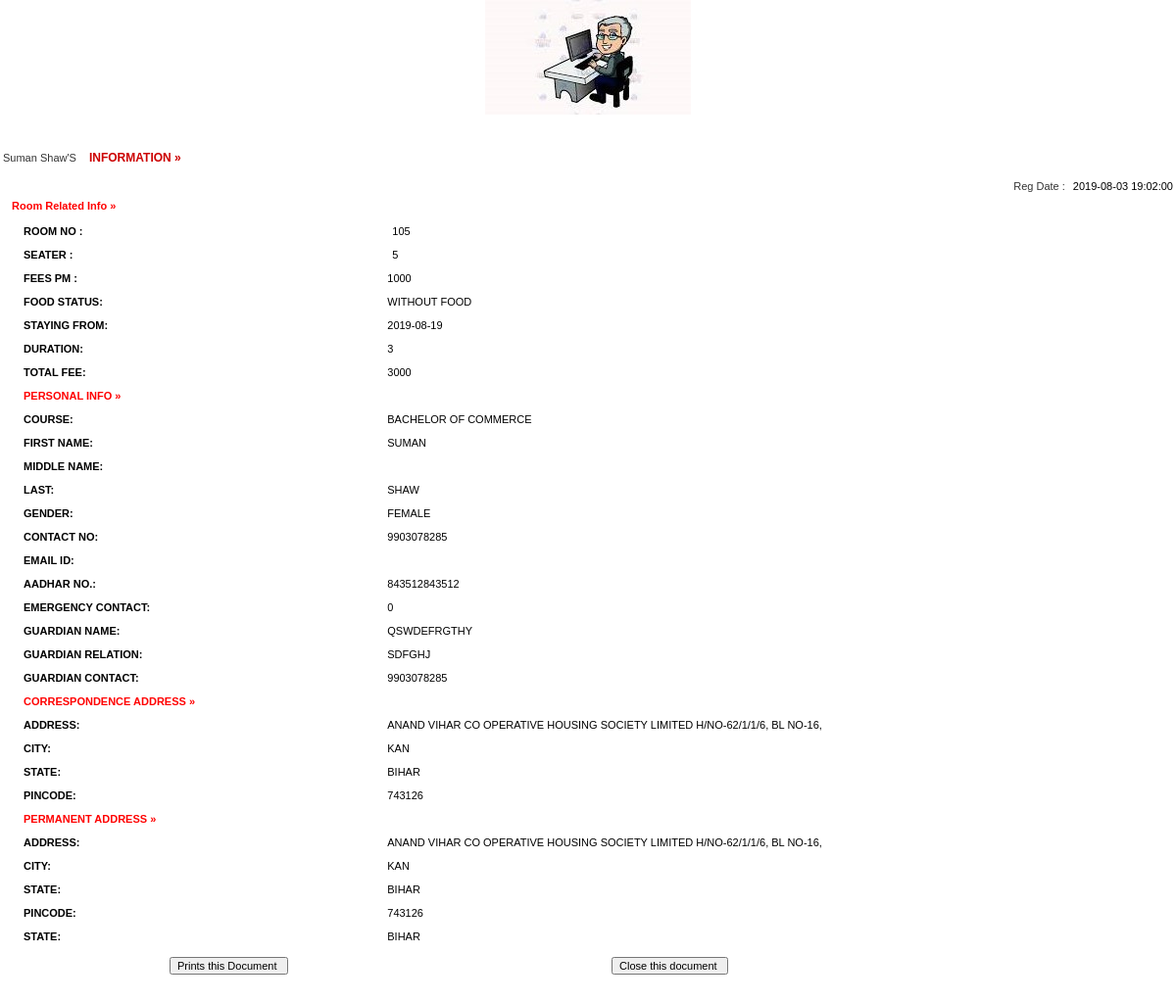
Page /admin/full-profile.php?id=34 on the committed database.
### tables this page shows
CREATE TABLE `registration` (
  `id` int(11) NOT NULL,
  `roomno` int(11) DEFAULT NULL,
  `seater` int(11) DEFAULT NULL,
  `feespm` int(11) DEFAULT NULL,
  `foodstatus` int(11) DEFAULT NULL,
  `stayfrom` date DEFAULT NULL,
  `duration` int(11) DEFAULT NULL,
  `course` varchar(500) DEFAULT NULL,
  `firstName` varchar(500) DEFAULT NULL,
  `middleName` varchar(500) DEFAULT NULL,
  `lastName` varchar(500) DEFAULT NULL,
  `gender` varchar(250) DEFAULT NULL,
  `contactno` bigint(11) DEFAULT NULL,
  `email` varchar(500) DEFAULT NULL,
  `aadhar` bigint(20) NOT NULL,
  `egycontactno` bigint(11) DEFAULT NULL,
  `guardianName` varchar(500) DEFAULT NULL,
  `guardianRelation` varchar(500) DEFAULT NULL,
  `guardianContactno` bigint(11) DEFAULT NULL,
  `corresAddress` varchar(500) DEFAULT NULL,
  `corresCIty` varchar(500) DEFAULT NULL,
  `corresState` varchar(500) DEFAULT NULL,
  `corresPincode` int(11) DEFAULT NULL,
  `pmntAddress` varchar(500) DEFAULT NULL,
  `pmntCity` varchar(500) DEFAULT NULL,
  `pmnatetState` varchar(500) DEFAULT NULL,
  `pmntPincode` int(11) DEFAULT NULL,
  `image` varchar(200) NOT NULL,
  `postingDate` timestamp NULL DEFAULT current_timestamp()
);

### admin/full-profile.php (the view, shortened to what this page needs)
<?php
$con = mysqli_connect(DB_SERVER,DB_USER,DB_PASS,DB_NAME);
?>
<!DOCTYPE html PUBLIC "-//W3C//DTD XHTML 1.0 Transitional//EN" "http://www.w3.org/TR/xhtml1/DTD/xhtml1-transitional.dtd">
<html xmlns="http://www.w3.org/1999/xhtml">
<head>
<link href="style.css" rel="stylesheet" type="text/css" />
<link href="hostel.css" rel="stylesheet" type="text/css">
</head>
<body>
<table width="100%" border="0">
<center>
  <div>
<?php
$id=$_REQUEST['id'];
$result = mysqli_query($con, "SELECT image FROM registration where id = '$id'");
 while ($row = mysqli_fetch_array($result)) {
      echo "<div id='img_div'>";
        echo "<img src='img/".$row['image']."'>";
      echo "</div>";
    }
?>
</div>
</center>
<?php
		 $ret= mysqli_query($con,"SELECT * FROM registration where id = '$id'");
			while($row=mysqli_fetch_array($ret))
			{
			?>
			<tr>
			  <td colspan="2" align="center" class="font1">&nbsp;</td>
  </tr>
			<tr>
			  <td colspan="2" align="center" class="font1">&nbsp;</td>
  </tr>
			<tr>
			  <td colspan="2"  class="font"><?php echo ucfirst($row['firstName']);?> <?php echo ucfirst($row['lastName']);?>'S <span class="font1"> information &raquo;</span> </td>
  </tr>
			<tr>
			  <td colspan="2"  class="font">&nbsp;&nbsp;&nbsp;&nbsp;&nbsp;&nbsp;&nbsp;&nbsp;&nbsp;&nbsp;&nbsp;&nbsp;
		      <div align="right">Reg Date : <span class="comb-value"><?php echo $row['postingDate'];?></span></div></td>
  </tr>
			<tr>
			  <td colspan="2"  class="heading" style="color: red;">Room Related Info &raquo; </td>
  </tr>
			<tr>
			  <td colspan="2"  class="font1"><table width="100%" border="0">
                <tr>
                  <td width="32%" valign="top" class="heading">Room no : </td>
                      <td class="comb-value1"><span class="comb-value"><?php echo $row['roomno'];?></span></td>
                    </tr>
                  <tr>
                  <td width="22%" valign="top" class="heading">Seater : </td>
                      <td class="comb-value1"><span class="comb-value"><?php echo $row['seater'];?></span></td>
                    </tr>
                    <tr>
                    <td width="12%" valign="top" class="heading">Fees PM : </td>
                      <td class="comb-value1"><?php echo $fpm=$row['feespm'];?></td>
                    </tr>
                     <tr>
                    <td width="12%" valign="top" class="heading">Food Status: </td>
                      <td class="comb-value1"><?php if($row['foodstatus']==0)
{
  echo "Without Food";
}
else
{
  echo "With Food";
}
                      ;?></td>
                    </tr>
                    <tr>
                    <td width="12%" valign="top" class="heading">Staying From: </td>
                      <td class="comb-value1"><?php echo $row['stayfrom'];?></td>
                    </tr>
                    <tr>
                    <td width="12%" valign="top" class="heading">Duration: </td>
                      <td class="comb-value1"><?php echo $dr=$row['duration'];?></td>
                    </tr>
                    <tr>
                    <td width="12%" valign="top" class="heading">Total Fee: </td>
                      <td class="comb-value1">
                      <?php if($row['foodstatus']==1)
                      {
                        $fd=2000;
                        echo (($dr*$fpm)+($dr*$fd));
                      }
                        else
                        {
                          echo $dr*$fpm;
                        }
                      ?></td>
                    </tr>
  <tr>
   <td colspan="2" align="left"  class="heading" style="color: red;">Personal Info &raquo; </td>
  </tr>
<tr>
<td width="12%" valign="top" class="heading">Course: </td>
<td class="comb-value1"><?php echo $row['course'];?></td>
</tr>
<tr>
<td width="12%" valign="top" class="heading">First Name: </td>
<td class="comb-value1"><?php echo $row['firstName'];?></td>
</tr>
<tr>
<td width="12%" valign="top" class="heading">Middle name: </td>
<td class="comb-value1"><?php echo $row['middleName'];?></td>
</tr>
<tr>
<td width="12%" valign="top" class="heading">Last: </td>
<td class="comb-value1"><?php echo $row['lastName'];?></td>
</tr>
<tr>
<td width="12%" valign="top" class="heading">Gender: </td>
<td class="comb-value1"><?php echo $row['gender'];?></td>
</tr>
<tr>
<td width="12%" valign="top" class="heading">Contact No: </td>
<td class="comb-value1"><?php echo $row['contactno'];?></td>
</tr>
<tr>
<td width="12%" valign="top" class="heading">Email id: </td>
<td class="comb-value1"><?php echo $row['emailid'];?></td>
</tr>
<tr>
<td width="12%" valign="top" class="heading">Aadhar No.: </td>
<td class="comb-value1"><?php echo $row['aadhar'];?></td>
</tr>
<tr>
<td width="12%" valign="top" class="heading">Emergency Contact: </td>
<td class="comb-value1"><?php echo $row['egycontactno'];?></td>
</tr>
<tr>
<td width="12%" valign="top" class="heading">Guardian Name: </td>
<td class="comb-value1"><?php echo $row['guardianName'];?></td>
</tr>
<tr>
<td width="12%" valign="top" class="heading">Guardian Relation: </td>
<td class="comb-value1"><?php echo $row['guardianRelation'];?></td>
</tr>
<tr>
<td width="12%" valign="top" class="heading">Guardian Contact: </td>
<td class="comb-value1"><?php echo $row['guardianContactno'];?></td>
</tr>
<tr>
        <td colspan="2"  class="heading" style="color: red;">Correspondence Address  &raquo; </td>
  </tr>
<tr>
<td width="12%" valign="top" class="heading">Address: </td>
<td class="comb-value1"><?php echo $row['corresAddress'];?></td>
</tr>
<tr>
<td width="12%" valign="top" class="heading">City: </td>
<td class="comb-value1"><?php echo $row['corresCIty'];?></td>
</tr>
<tr>
<td width="12%" valign="top" class="heading">State: </td>
<td class="comb-value1"><?php echo $row['corresState'];?></td>
</tr>
<tr>
<td width="12%" valign="top" class="heading">Pincode: </td>
<td class="comb-value1"><?php echo $row['corresPincode'];?></td>
</tr>
<tr>
        <td colspan="2"  class="heading" style="color: red;">Permanent Address  &raquo; </td>
  </tr>
<tr>
<td width="12%" valign="top" class="heading">Address: </td>
<td class="comb-value1"><?php echo $row['pmntAddress'];?></td>
</tr>
<tr>
<td width="12%" valign="top" class="heading">City: </td>
<td class="comb-value1"><?php echo $row['pmntCity'];?></td>
</tr>
<tr>
<td width="12%" valign="top" class="heading">State: </td>
<td class="comb-value1"><?php echo $row['pmnatetState'];?></td>
</tr>
<tr>
<td width="12%" valign="top" class="heading">Pincode: </td>
<td class="comb-value1"><?php echo $row['pmntPincode'];?></td>
</tr>
<tr>
<td width="12%" valign="top" class="heading">State: </td>
<td class="comb-value1"><?php echo $row['pmnatetState'];?></td>
</tr>
<?php } ?>
                  </table></td>
                </tr>
                  </table></td>
  <tr>
    <td colspan="2" align="right" ><form id="form1" name="form1" method="post" action="">
      <table width="100%" border="0" cellpadding="0" cellspacing="0">
        <tr>
          <td width="14%">&nbsp;</td>
          <td width="35%" class="comb-value"><label>
            <input name="Submit" type="submit" class="txtbox4" value="Prints this Document " onClick="return f3();" />
          </label></td>
          <td width="3%">&nbsp;</td>
          <td width="26%"><label>
            <input name="Submit2" type="submit" class="txtbox4" value="Close this document " onClick="return f2();"  />
          </label></td>
          <td width="8%">&nbsp;</td>
          <td width="14%">&nbsp;</td>
        </tr>
      </table>
        </form>    </td>
  </tr>
</body>
</html>

### admin/css/style.css (style rules this page uses)
html { font-size: 14px; }
@media only screen and (min-width: 480px) { html { font-size: 17px; } }
@media only screen and (min-width: 768px) { html { font-size: 14px; } }
body { font-size: 1em; }

### admin/hostel.css (style rules this page uses)
body { margin-left: 0px; margin-top: 0px; margin-right: 0px; margin-bottom: 0px;font:11px Verdana,Arial; }
.heading { font-family: Verdana, Arial, Helvetica, sans-serif; font-size: 11px; font-weight: bold; color:#000000; padding-bottom:5px; padding-top:5px; padding-left:10px; text-decoration: none; }
.comb-value { font-family: Arial, Helvetica, sans-serif; font-size: 11px; color: #000000; text-decoration: none; padding-bottom:5px; padding-left:5px; padding-top:5px; }
.font1 { font-family:Verdana, Arial, Helvetica, sans-serif; font-size:12px; font-weight:800; color:#CC0000; text-transform:uppercase; padding-left:10px; padding-top:0px; }
.txtbox4 { font-family: Arial, Helvetica, sans-serif; font-size: 11px; color: #000000; }
.comb-value1 { font-family: Arial, Helvetica, sans-serif; font-size: 11px; color: #000000; text-decoration: none; padding-bottom:2px; padding-left:2px; padding-top:2px; }
.font { font-family:Verdana, Arial, Helvetica, sans-serif; font-size:11px; color:#333333; text-decoration:none; }

### rows in the picture
registration: image (picture), firstName "Suman", lastName "Shaw", postingDate "2019-08-03 19:02:00", roomno "105", seater "5", feespm "1000", foodstatus "WITHOUT FOOD", stayfrom "2019-08-19", duration "3", $dr*$fpm "3000", course "BACHELOR OF COMMERCE", firstName "SUMAN", lastName "SHAW", gender "FEMALE", contactno "9903078285", aadhar "843512843512", egycontactno "0", guardianName "QSWDEFRGTHY", guardianRelation "SDFGHJ", guardianContactno "9903078285", corresAddress "ANAND VIHAR CO OPERATIVE HOUSING SOCIETY LIMITED H/NO-62/1/1/6, BL NO-16,", corresCIty "KAN", corresState "BIHAR", corresPincode "743126", pmntAddress "ANAND VIHAR CO OPERATIVE HOUSING SOCIETY LIMITED H/NO-62/1/1/6, BL NO-16,", pmntCity "KAN", pmnatetState "BIHAR", pmntPincode "743126"
